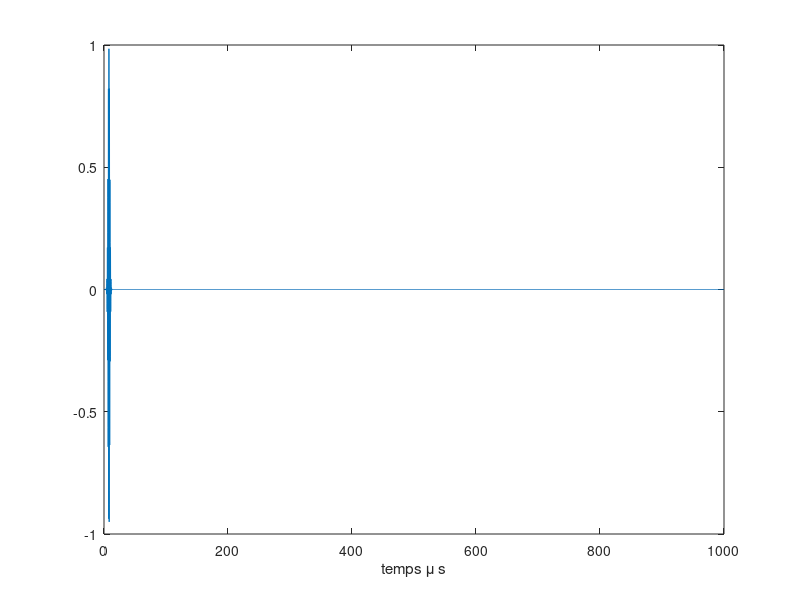
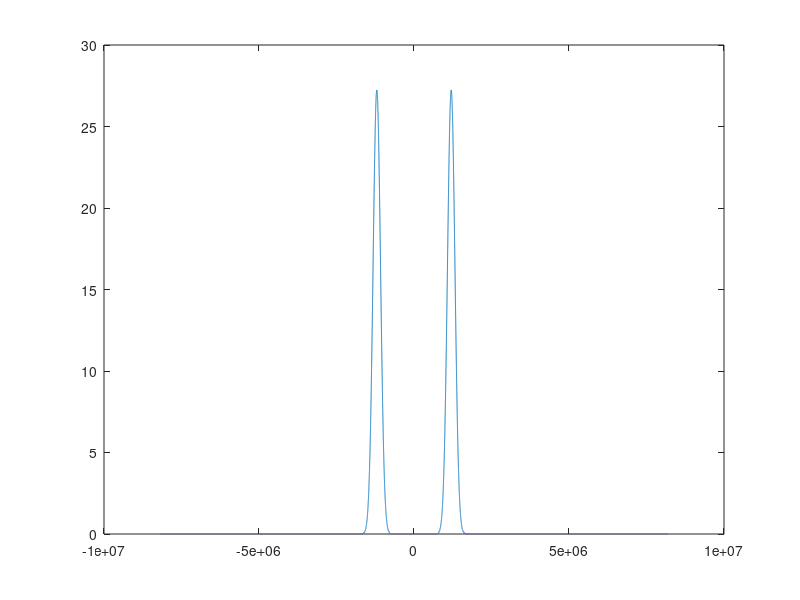

Write the MATLAB code that produced these figures, in order. (Note: this script raises an error after producing the figures.)
clear
% Fréquence du générateur (fréquence de répétition du signal)
fp = 1000;
% Période de répétition du signal
Tp = 1/fp;
%Nombre de points du signal
N = (0:(2^14-1)); % 2^14 par defaut
%Vecteur temporel
t = Tp/length(N)*N;
%Fréquence d'échantillonnage
fe = length(N)/Tp;
%Fréquence centrale du signal
fc = 1.2e6;
%variance de la Gaussienne
N_sigma = 10;
sigmaf  = fc/N_sigma;
%sigmaf  = 1e6/N_sigma;
%variance de la Gaussienne temporelle
sigmat = 1/2/pi/sigmaf;
%sigmat = sigmat/5; % tiens sur 10 ca ressemble a un ricker
%temps de "départ"
t0 = 6*sigmat;
%Signal
A = cos(2*pi*fc*(t-t0)).*exp(-(t-t0).^2/2/sigmat^2);
Nf = 4*length(N);
ATF = fftshift(fft(A,Nf));
Freq = ((-Nf/2:Nf/2-1) *fe/Nf);
figure
plot(t*1e6,A)
xlabel('temps \mu s')

figure;     
plot(Freq,abs(ATF))
%%
%
%audiowrite('umpuslion_5_periodes_fc50kHz_frepetition_100Hz.wav',A,fe)
% if fc==1e5
%     %name = "ricker_gaussien_fc100kHz_frepetition_";
%     name = "gaussien_fc100kHz_frepetition_";
% elseif fc==1e6
%     name = "gaussien_fc1MHz_frepetition_";
% else
%     name = "Attention_freq";
% end
% name = "gaussien_fc"+
%name = "gaussien_sfst_cst_fc_1p50MHz_frep_";
%name = "gaussien_1_MHz_3period_fp100_N2e22.wav";
name = "gaussien_1p2_MHz_"+N_sigma+"period_fp"+fp+"_N2e14.wav";
%name = name + fp +"Hz.wav" ;
audiowrite(name,A,fe)


%Ecriture d'un fichier .DAT
%tamere = fopen('tamerelachienne.tps','w');
%connard = fwrite(tamere,A);
%DA = fclose(tamere);
